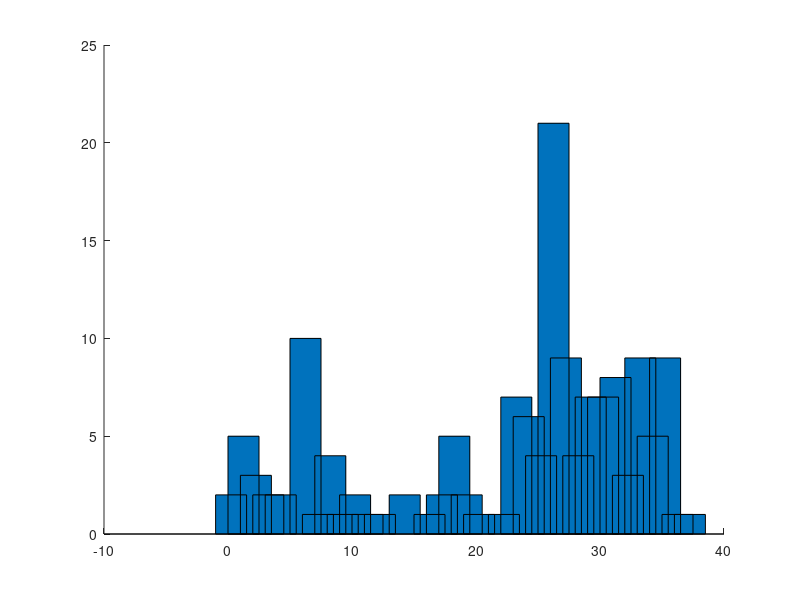

Source code (MATLAB): (Note: this script raises an error after producing the figure.)
% Make some play data:
x = [
        2  , 1;
 5  , 7;
 3 , 3;
 2  , 2; 
 2 , 2;
 0 , 4;
 10 , 10;
 1 , 1;
 4 , 4;
 1 , 1;
 2 , 1;
 1 , 1;
 1 , 2;
 0 , 2;
 2 , 2;
 0 , 1;
 1 , 1;
 2 , 2;
 5 , 5;
 2 , 2;
 1 , 1;
 0 , 2;
 1 , 2;
 7 , 8;
 6 , 6;
 4 , 4;
 21 , 21;
 9 , 7;
 4 , 1;
 7 , 7;
 7 , 7;
 8 , 8;
 3 , 3;
 9 , 9;
 5 , 5;
 9 , 9;
 1 , 1;
 1 , 1;

    ]
str=['0';'1';'2';'4';'6';'8';':';'B';'C';'D';'E';'F';'H';'I';'N';'O';'P';'R';'S';'T';'U';'V';'Y';'a';'c';'d';'e';'i';'l';'m';'n';'o';'p';'r';'s';'t';'u';'y';]

bar(x,2,'group'), xlabel('Character'),ylabel('Frequency'),title('Sample Form 3'),grid on,axis equal
set(gca, 'XTickLabel',str, 'XTick',1:numel(str))
legend('Input Frequency','Output Frequency', 'Location','NorthWest', 'Color','r')